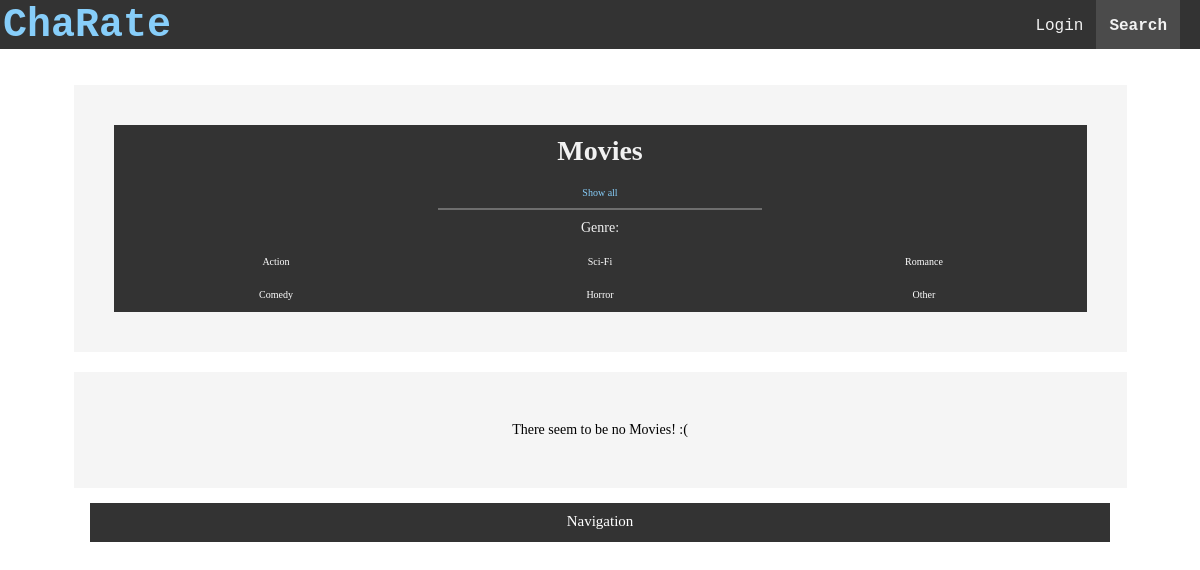
The app's page /ChaRate/movies/, older data.
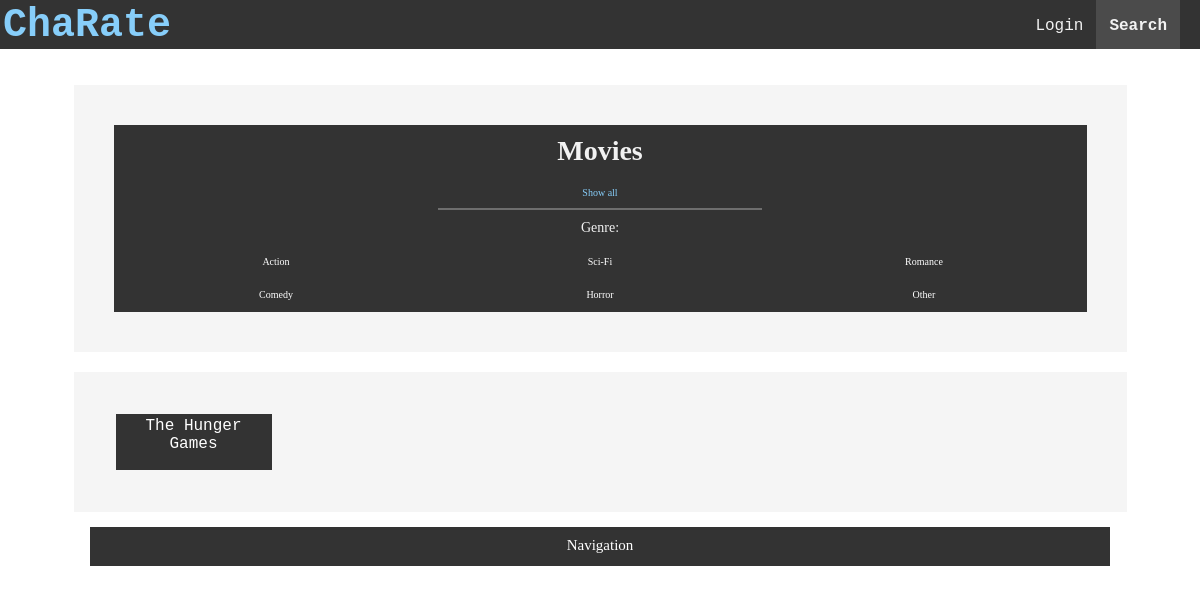
The same page, newer data.
### ChaRate/models.py (models this page shows, shortened)
class Movie(models.Model):
    Genre_Choices = (
        ('sci', 'Sci-Fi'),
        ('action', 'Action'),
        ('horror', 'Horror'),
        ('comedy', 'Comedy'),
        ('romance', 'Romance'),
        ('other', 'Other'),
    )
    name = models.CharField(max_length=128, unique = True)
    genre = models.CharField(max_length=20,choices=Genre_Choices)
    slug = models.SlugField(unique=True)

### ChaRate/views.py (the view)
def view_movies(request):
    movies = Movie.objects.all()
    context_dict = {'movies': movies}
    return render(request, 'ChaRate/movfilter.html', context_dict)

### templates/ChaRate/movfilter.html (shortened to what this page needs)
{% extends 'ChaRate/base.html' %}
{% load staticfiles %}
{% block body_block %}
<div class="container">
    <div class="bblock" id="dark">
        <h1>Movies</h1>
        <div class="grid" id="btnContainer">
            <button class="button active" onclick="filterSelection('all')"> Show all</button>
            <p>Genre:</p>
            <button class="button" onclick="filterSelection('action')"> Action</button>
            <button class="button" onclick="filterSelection('sci')"> Sci-Fi</button>
            <button class="button" onclick="filterSelection('romance')"> Romance</button>
            <button class="button" onclick="filterSelection('comedy')"> Comedy</button>
            <button class="button" onclick="filterSelection('horror')"> Horror</button>
            <button class="button" onclick="filterSelection('other')">Other</button>
        </div>
    </div>
</div>
<div class="container">
    <div class="filteredgrid">
        {% if movies %}
            {% for mov in movies %}
                <a class="filteredA {{ mov.genre }}" href="{% url 'movpage' mov.slug %}">{{mov.name}}</a>
            {% endfor %}
        {% else %}
            <p>There seem to be no Movies! :(</p>
        {% endif %}
    </div>
</div>
{% endblock %}

Row changes from the older to the newer data that the page shows:
added Movie: name "The Hunger Games"
Text that changed along with them:
text no longer shown: "There seem to be no Movies! :("
